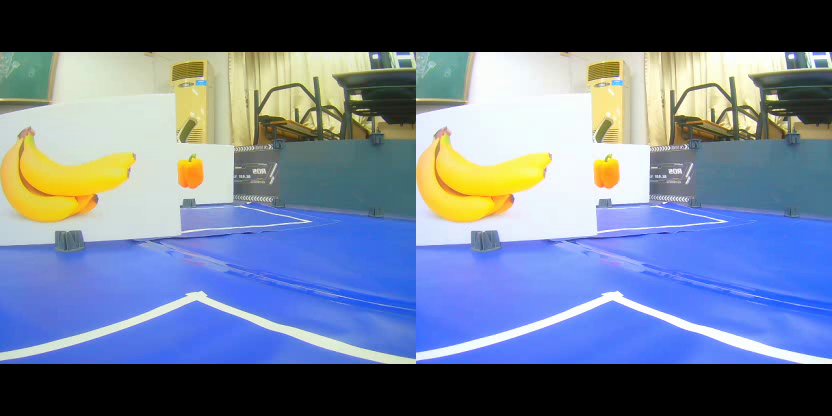
#> input picture frame 14 of src/ucarmain2026/nanodet_debug/image_data.avi, 832 x 416 px, given in place of the camera
$ python take_imgs.py
#> lines starting #> are read from the running program, lines starting #| are printed output that depends on the picture
#> further down, frame is the input picture: shape (416, 832, 3); mean B, G, R 145.2, 121.6, 107.9
# [90 lines of commented-out code are left out]

import cv2
import numpy as np
import sys
import os

# 硬编码添加 build 目录到 Python 路径
build_dir = "/home/ucar/ucar_ws_copy/src/wb_cpp/build"
sys.path.insert(0, build_dir)
print(f"添加构建路径: {build_dir}")

try:
    import whitebalance
    print("模块导入成功!")
except ImportError as e:
    print(f"模块导入失败: {e}")
    sys.exit(1)

video = cv2.VideoCapture('/dev/video0')     # 调用摄像头，PC电脑中0为内置摄像头，1为外接摄像头
judge = video.isOpened()      # 判断video是否打开
i = 411
print(video.get(cv2.CAP_PROP_FRAME_WIDTH))

def resize_with_padding(image, target_size):
    """
    按比例缩放图像并在多余部分填充黑色
    :param image: 输入图像
    :param target_size: 目标尺寸 (width, height)
    :return: 缩放并填充后的图像
    """
#> called with target_size = (416, 416)
    # 获取原始图像尺寸
    h, w = image.shape[:2]
#> h = 416; w = 832
    target_w, target_h = target_size

    # 计算缩放比例
    scale = min(target_w / w, target_h / h)
#> scale = 0.5

    # 计算缩放后的新尺寸
    new_w = int(w * scale)
#> new_w = 416
    new_h = int(h * scale)
#> new_h = 208

    # 缩放图像
    resized = cv2.resize(image, (new_w, new_h), interpolation=cv2.INTER_AREA)
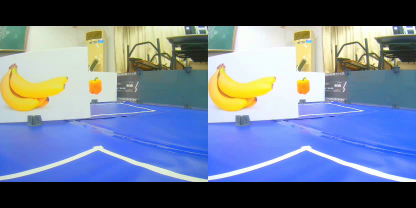
#> resized: shape (208, 416, 3); mean B, G, R 145.3, 121.7, 108

    # 创建新的画布（黑色背景）
    canvas = np.zeros((target_h, target_w, 3), dtype=np.uint8)

    # 计算粘贴位置（居中）
    x_offset = (target_w - new_w) // 2
#> x_offset = 0
    y_offset = (target_h - new_h) // 2
#> y_offset = 104

    # 将缩放后的图像粘贴到画布中心
    canvas[y_offset:y_offset+new_h, x_offset:x_offset+new_w] = resized
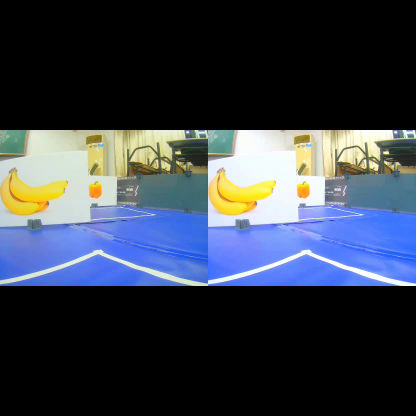
#> canvas: shape (416, 416, 3); mean B, G, R 72.7, 60.8, 54

    return canvas

output_filename = "/home/ucar/ucar_ws_copy/src/ucarmain2026/nanodet_debug/image_data.avi"#录制视频防止可视化卡顿
fourcc = cv2.VideoWriter_fourcc(*'XVID')  # MP4格式，其他选项：'XVID'->AVI, 'MJPG'->MJPEG
fps = 10.0
# frame_size = (416, 416)  # 必须和实际帧尺寸一致
frame_size = (832, 416)
out = cv2.VideoWriter(output_filename, fourcc, fps, frame_size)
# 检查是否成功创建
if not out.isOpened():
    print("无法创建视频文件！")
while judge:
    ret, frame = video.read()
    resize_img = resize_with_padding(frame, (416, 416))
#> (the run stopped early here; a loop or call above may not have finished)
